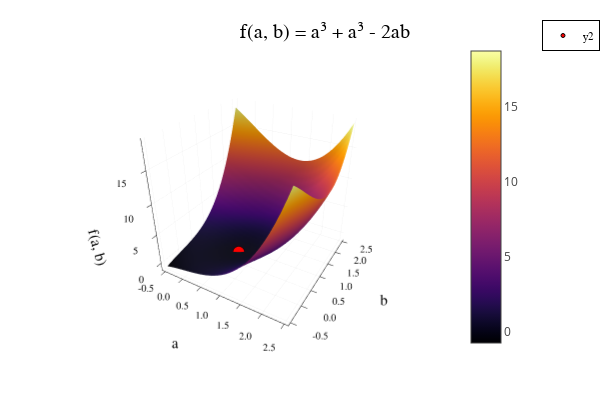

The code cell stored with this chart in its notebook:
### Code cell
using Plots
plotlyjs()

# 関数の3Dプロット
x_range = -0.5:0.1:2.5
y_range = -0.5:0.1:2.5
z_vals = [xi^3 + yi^3 - 2*xi*yi for xi in x_range, yi in y_range]

surface(x_range, y_range, z_vals, 
        title="f(a, b) = a³ + a³ - 2ab",
        xlabel="a",
        ylabel="b",
        zlabel="f(a, b)")

# 最適解をプロット上に表示
scatter3d!([x_opt[1]], [x_opt[2]], [min_f], 
           color=:red, 
           markersize=2)

### Figure 1 — Plotly figure (JSON) as saved in the notebook; plotly's stock layout.template omitted (floating-point values rounded to 4 significant figures; data arrays with more than 128 entries replaced by an {"elided": "..."} marker saying what was removed)
{"data": [{"colorbar": {"len": 0.8657, "title": "", "x": 0.7679, "y": 0.5087}, "colorscale": {"elided": "256x2 mixed values"}, "name": "y1", "opacity": null, "scene": "scene", "showlegend": false, "showscale": true, "type": "surface", "x": [-0.5, -0.4, -0.3, -0.2, -0.1, 0, 0.1, 0.2, 0.3, 0.4, 0.5, 0.6, 0.7, 0.8, 0.9, 1, 1.1, 1.2, 1.3, 1.4, 1.5, 1.6, 1.7, 1.8, 1.9, 2, 2.1, 2.2, 2.3, 2.4, 2.5], "xaxis": "x", "y": [-0.5, -0.4, -0.3, -0.2, -0.1, 0, 0.1, 0.2, 0.3, 0.4, 0.5, 0.6, 0.7, 0.8, 0.9, 1, 1.1, 1.2, 1.3, 1.4, 1.5, 1.6, 1.7, 1.8, 1.9, 2, 2.1, 2.2, 2.3, 2.4, 2.5], "yaxis": "y", "z": {"elided": "31x31 float values"}, "zaxis": "z", "zmax": 18.75, "zmin": -0.75}, {"colorbar": {"len": 0.8657, "title": "", "x": 0.7679, "y": 0.5087}, "legendgroup": "y2", "marker": {"color": "rgba(255, 0, 0, 1.000)", "line": {"color": "rgba(0, 0, 0, 1.000)", "width": 1}, "size": 4, "symbol": "circle"}, "mode": "markers", "name": "y2", "scene": "scene", "showlegend": true, "type": "scatter3d", "x": [0.6667], "xaxis": "x", "y": [0.6667], "yaxis": "y", "z": [-0.2963], "zaxis": "z", "zmax": 18.75, "zmin": -0.75}], "layout": {"annotations": [{"font": {"color": "rgba(0, 0, 0, 1.000)", "family": "sans-serif", "size": 20}, "rotation": 0, "showarrow": false, "text": "f(a, b) = a³ + a³ - 2ab", "x": 0.5424, "xanchor": "center", "xref": "paper", "y": 1, "yanchor": "top", "yref": "paper"}], "height": 400, "legend": {"bgcolor": "rgba(255, 255, 255, 1.000)", "bordercolor": "rgba(0, 0, 0, 1.000)", "borderwidth": 1, "font": {"color": "rgba(0, 0, 0, 1.000)", "family": "sans-serif", "size": 11}, "title": {"font": {"color": "rgba(0, 0, 0, 1.000)", "family": "sans-serif", "size": 15}, "text": ""}, "tracegroupgap": 0, "traceorder": "normal", "x": 1, "xanchor": "auto", "y": 1, "yanchor": "auto"}, "margin": {"b": 20, "l": 0, "r": 0, "t": 20}, "paper_bgcolor": "rgba(255, 255, 255, 1.000)", "plot_bgcolor": "rgba(255, 255, 255, 1.000)", "scene": {"camera": {"eye": {"x": 1.126, "y": -1.95, "z": 1.3}, "projection": "orthographic"}, "domain": {"x": [0.09128, 0.7679], "y": [0.07581, 0.9415]}, "xaxis": {"gridcolor": "rgba(0, 0, 0, 0.100)", "gridwidth": 0.5, "linecolor": "rgba(0, 0, 0, 1.000)", "mirror": false, "range": [-0.59, 2.59], "showgrid": true, "showline": true, "showticklabels": true, "tickangle": 0, "tickcolor": "rgb(0, 0, 0)", "tickfont": {"color": "rgba(0, 0, 0, 1.000)", "family": "sans-serif", "size": 11}, "tickmode": "array", "ticks": "inside", "ticktext": ["-0.5", "0.0", "0.5", "1.0", "1.5", "2.0", "2.5"], "tickvals": [-0.5, 0, 0.5, 1, 1.5, 2, 2.5], "title": "a", "titlefont": {"color": "rgba(0, 0, 0, 1.000)", "family": "sans-serif", "size": 15}, "type": "-", "visible": true, "zeroline": false, "zerolinecolor": "rgba(0, 0, 0, 1.000)"}, "yaxis": {"gridcolor": "rgba(0, 0, 0, 0.100)", "gridwidth": 0.5, "linecolor": "rgba(0, 0, 0, 1.000)", "mirror": false, "range": [-0.59, 2.59], "showgrid": true, "showline": true, "showticklabels": true, "tickangle": 0, "tickcolor": "rgb(0, 0, 0)", "tickfont": {"color": "rgba(0, 0, 0, 1.000)", "family": "sans-serif", "size": 11}, "tickmode": "array", "ticks": "inside", "ticktext": ["-0.5", "0.0", "0.5", "1.0", "1.5", "2.0", "2.5"], "tickvals": [-0.5, 0, 0.5, 1, 1.5, 2, 2.5], "title": "b", "titlefont": {"color": "rgba(0, 0, 0, 1.000)", "family": "sans-serif", "size": 15}, "type": "-", "visible": true, "zeroline": false, "zerolinecolor": "rgba(0, 0, 0, 1.000)"}, "zaxis": {"gridcolor": "rgba(0, 0, 0, 0.100)", "gridwidth": 0.5, "linecolor": "rgba(0, 0, 0, 1.000)", "mirror": false, "range": [-1.335, 19.34], "showgrid": true, "showline": true, "showticklabels": true, "tickangle": 0, "tickcolor": "rgb(0, 0, 0)", "tickfont": {"color": "rgba(0, 0, 0, 1.000)", "family": "sans-serif", "size": 11}, "tickmode": "array", "ticks": "inside", "ticktext": ["0", "5", "10", "15"], "tickvals": [0, 5, 10, 15], "title": "f(a, b)", "titlefont": {"color": "rgba(0, 0, 0, 1.000)", "family": "sans-serif", "size": 15}, "type": "-", "visible": true, "zeroline": false, "zerolinecolor": "rgba(0, 0, 0, 1.000)"}}, "showlegend": true, "width": 600}}
